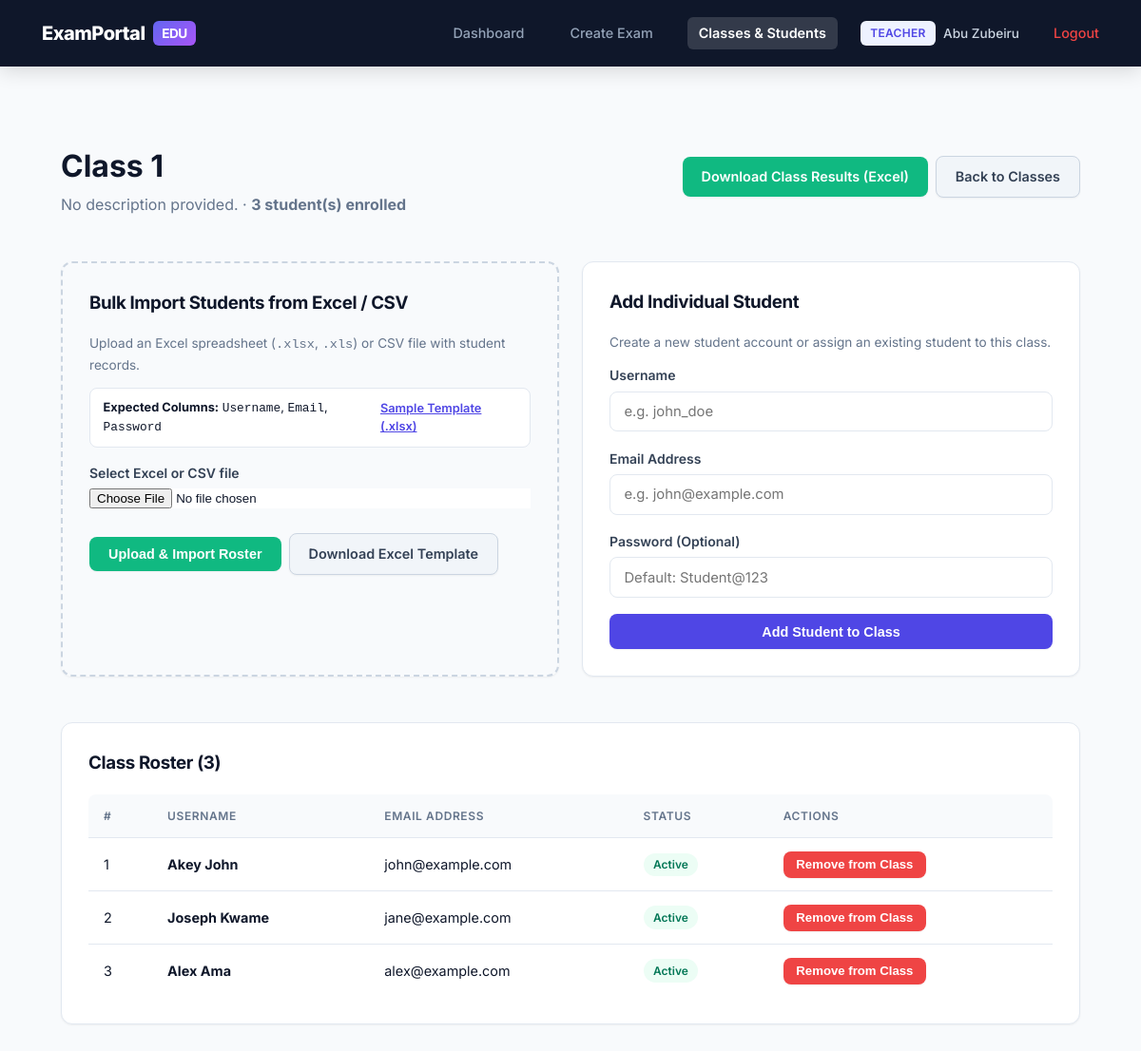
Page /teacher/classes/1 (signed in) on the committed database.
### app/models/models.py (models this page shows, shortened)
class User(UserMixin, db.Model):
    __tablename__ = "users"
    id = db.Column(db.Integer, primary_key=True)
    username = db.Column(db.String(80), unique=True, nullable=False)
    email = db.Column(db.String(120), unique=True, nullable=False)
    password_hash = db.Column(db.String(255), nullable=False)
    role = db.Column(db.String(20), nullable=False, default="student")  # admin/teacher/student
    is_active_account = db.Column(db.Boolean, default=True)
    created_at = db.Column(db.DateTime, default=datetime.utcnow)
    exams_created = db.relationship("Exam", backref="teacher", lazy=True,
                                     foreign_keys="Exam.teacher_id")
    submissions = db.relationship("Submission", backref="student", lazy=True,
                                   foreign_keys="Submission.student_id")
    @property
    def is_active(self):
        return self.is_active_account
    def is_admin(self):
        return self.role == "admin"
    def is_teacher(self):
        return self.role == "teacher"

class Class(db.Model):
    __tablename__ = "classes"
    id = db.Column(db.Integer, primary_key=True)
    name = db.Column(db.String(100), nullable=False)
    description = db.Column(db.Text)
    teacher_id = db.Column(db.Integer, db.ForeignKey("users.id"), nullable=False)
    created_at = db.Column(db.DateTime, default=datetime.utcnow)
    teacher = db.relationship("User", foreign_keys=[teacher_id], backref="classes_taught")
    students = db.relationship("User", secondary=class_students, backref="enrolled_classes")

### app/routes/teacher.py (the view, shortened to what this page needs)
@teacher_bp.route("/classes/<int:class_id>", methods=["GET", "POST"])
@login_required
@role_required("teacher")
def class_detail(class_id):
    class_obj = _get_owned_class_or_404(class_id)
    return render_template("teacher/class_detail.html", class_obj=class_obj)

### app/models/models.py (called while the page is built)
@login_manager.user_loader
def load_user(user_id):
    return User.query.get(int(user_id))

### app/routes/teacher.py (called while the page is built)
def _get_owned_class_or_404(class_id):
    class_obj = Class.query.get_or_404(class_id)
    if class_obj.teacher_id != current_user.id:
        abort(403)
    return class_obj

### app/utils.py (called while the page is built)
def role_required(*roles):
    def decorator(view_func):
        @wraps(view_func)
        def wrapped(*args, **kwargs):
            if not current_user.is_authenticated or current_user.role not in roles:
                abort(403)
            return view_func(*args, **kwargs)
        return wrapped
    return decorator

### app/templates/teacher/class_detail.html (shortened to what this page needs)
{% extends "base.html" %}
{% block content %}
<div class="container">
  <div class="page-header">
    <div>
      <h1 style="margin-bottom:0.2rem;">{{ class_obj.name }}</h1>
      <p style="color: var(--muted); margin-top:0;">
        {{ class_obj.description or "No description provided." }} &middot; <strong>{{ class_obj.students|length }} student(s) enrolled</strong>
      </p>
    </div>
    <div style="display:flex; gap:0.5rem; align-items:center;">
      <a href="{{ url_for('teacher.export_class_results', class_id=class_obj.id) }}" class="btn btn-success">Download Class Results (Excel)</a>
      <a href="{{ url_for('teacher.manage_classes') }}" class="btn btn-secondary">Back to Classes</a>
    </div>
  </div>
  <div class="grid grid-2" style="margin-bottom: 1.5rem;">
    <div class="card" style="border: 2px dashed #cbd5e1; background: #f8fafc;">
      <h3>Bulk Import Students from Excel / CSV</h3>
      <p style="font-size:0.85rem; color: var(--muted);">
        Upload an Excel spreadsheet (<code>.xlsx</code>, <code>.xls</code>) or CSV file with student records.
      </p>
      <div style="font-size:0.8rem; background: #ffffff; padding: 0.65rem 0.85rem; border-radius: 8px; border: 1px solid var(--border); margin-bottom: 1rem; display: flex; justify-content: space-between; align-items: center;">
        <span><strong>Expected Columns:</strong> <code>Username</code>, <code>Email</code>, <code>Password</code></span>
        <a href="{{ url_for('teacher.download_student_template') }}" style="color: var(--primary); font-weight: 600; text-decoration: underline;">
          Sample Template (.xlsx)
        </a>
      </div>
      <form method="POST" action="{{ url_for('teacher.upload_excel_students', class_id=class_obj.id) }}" enctype="multipart/form-data">
        <div class="form-row">
          <label for="excel_file">Select Excel or CSV file</label>
          <input type="file" id="excel_file" name="excel_file" accept=".xlsx, .xls, .csv" required style="background: #fff;">
        </div>
        <div style="display: flex; gap: 0.5rem; align-items: center; margin-top: 0.5rem;">
          <button type="submit" class="btn btn-success">Upload & Import Roster</button>
          <a href="{{ url_for('teacher.download_student_template') }}" class="btn btn-secondary">Download Excel Template</a>
        </div>
      </form>
    </div>
    <div class="card">
      <h3>Add Individual Student</h3>
      <p style="font-size:0.85rem; color: var(--muted);">
        Create a new student account or assign an existing student to this class.
      </p>
      <form method="POST" action="{{ url_for('teacher.class_detail', class_id=class_obj.id) }}">
        <div class="form-row">
          <label for="username">Username</label>
          <input type="text" id="username" name="username" placeholder="e.g. john_doe" required>
        </div>
        <div class="form-row">
          <label for="email">Email Address</label>
          <input type="email" id="email" name="email" placeholder="e.g. john@example.com" required>
        </div>
        <div class="form-row">
          <label for="password">Password (Optional)</label>
          <input type="password" id="password" name="password" placeholder="Default: Student@123">
        </div>
        <button type="submit" class="btn">Add Student to Class</button>
      </form>
    </div>
  </div>
  <div class="card">
    <h3>Class Roster ({{ class_obj.students|length }})</h3>
    {% if class_obj.students %}
    <table>
      <thead>
        <tr>
          <th>#</th>
          <th>Username</th>
          <th>Email Address</th>
          <th>Status</th>
          <th>Actions</th>
        </tr>
      </thead>
      <tbody>
        {% for s in class_obj.students %}
        <tr>
          <td>{{ loop.index }}</td>
          <td><strong>{{ s.username }}</strong></td>
          <td>{{ s.email }}</td>
          <td>
            {% if s.is_active_account %}
              <span class="status-pill status-active">Active</span>
            {% else %}
              <span class="status-pill status-disabled">Disabled</span>
            {% endif %}
          </td>
          <td>
            <form method="POST" action="{{ url_for('teacher.remove_student_from_class', class_id=class_obj.id, student_id=s.id) }}" onsubmit="return confirm('Remove student {{ s.username }} from this class?');" style="display:inline;">
              <button type="submit" class="btn btn-sm btn-danger">Remove from Class</button>
            </form>
          </td>
        </tr>
        {% endfor %}
      </tbody>
    </table>
    {% else %}
    <p class="empty-state">No students added to this class yet. Use the Excel upload or individual add form above.</p>
    {% endif %}
  </div>
</div>
{% endblock %}

### app/templates/base.html (shortened to what this page needs)
<!DOCTYPE html>
<html lang="en">
<head>
  <link rel="stylesheet" href="{{ url_for('static', filename='css/style.css') }}">
</head>
<body>
  {% if current_user.is_authenticated %}
  <nav class="navbar">
    <a class="brand" href="{{ url_for('index') }}">ExamPortal <span class="brand-mark">EDU</span></a>
    <div class="nav-links">
      {% if current_user.is_admin() %}
        <a href="{{ url_for('admin.dashboard') }}" class="{{ 'active' if request.endpoint == 'admin.dashboard' else '' }}">Dashboard</a>
      {% elif current_user.is_teacher() %}
        <a href="{{ url_for('teacher.dashboard') }}" class="{{ 'active' if request.endpoint in ['teacher.dashboard', 'teacher.exam_results', 'teacher.manage_questions', 'teacher.publish_settings'] else '' }}">Dashboard</a>
        <a href="{{ url_for('teacher.create_exam') }}" class="{{ 'active' if request.endpoint == 'teacher.create_exam' else '' }}">Create Exam</a>
        <a href="{{ url_for('teacher.manage_classes') }}" class="{{ 'active' if request.endpoint in ['teacher.manage_classes', 'teacher.class_detail'] else '' }}">Classes & Students</a>
      {% endif %}
      <div class="user-tag">
        <span class="badge">{{ current_user.role }}</span>
        <span>{{ current_user.username }}</span>
      </div>
      <a href="{{ url_for('auth.logout') }}" style="color: #ef4444;">Logout</a>
    </div>
  </nav>
  {% endif %}
  {% block content %}{% endblock %}
</body>
</html>

### rows in the picture
User: role "TEACHER", username "Abu Zubeiru"
Class: name "Class 1", description "No description provided."
User: username "Akey John", email "john@example.com", is_active_account "Active"
User: username "Joseph Kwame", email "jane@example.com", is_active_account "Active"
User: username "Alex Ama", email "alex@example.com", is_active_account "Active"

### other values in the picture
{{ class_obj.students|length }} "3"
